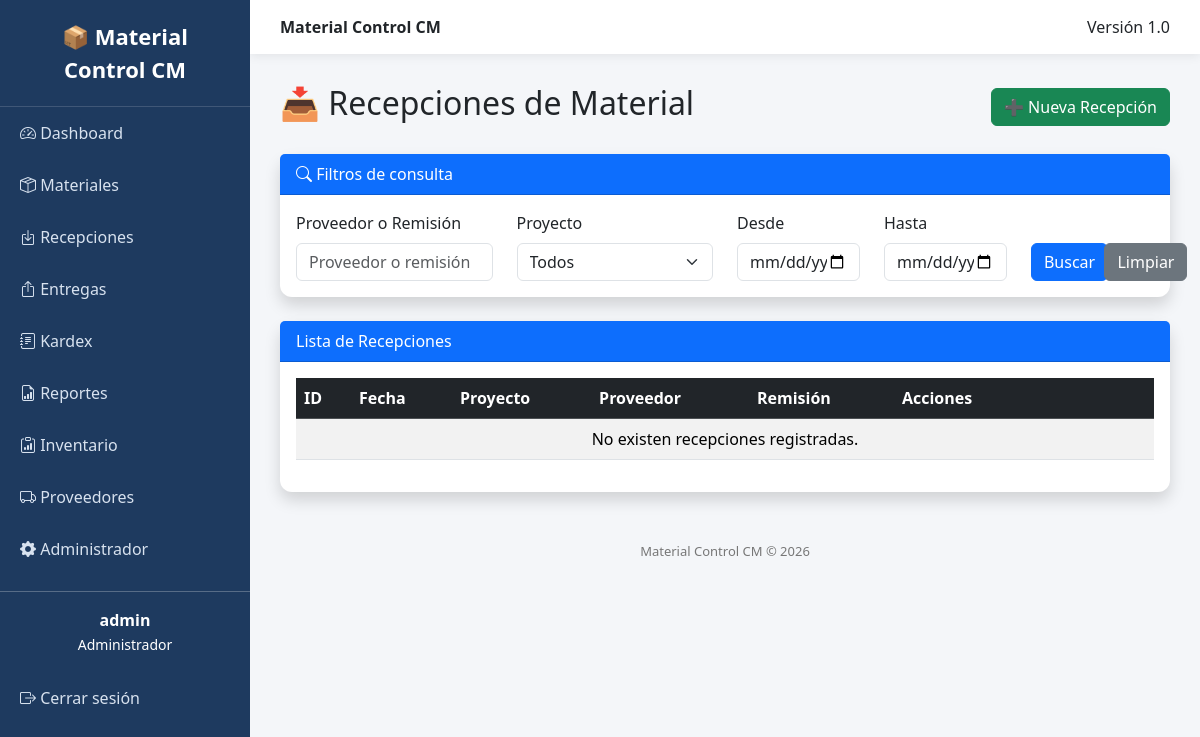
Page /recepciones/ (signed in) on the earlier database version.
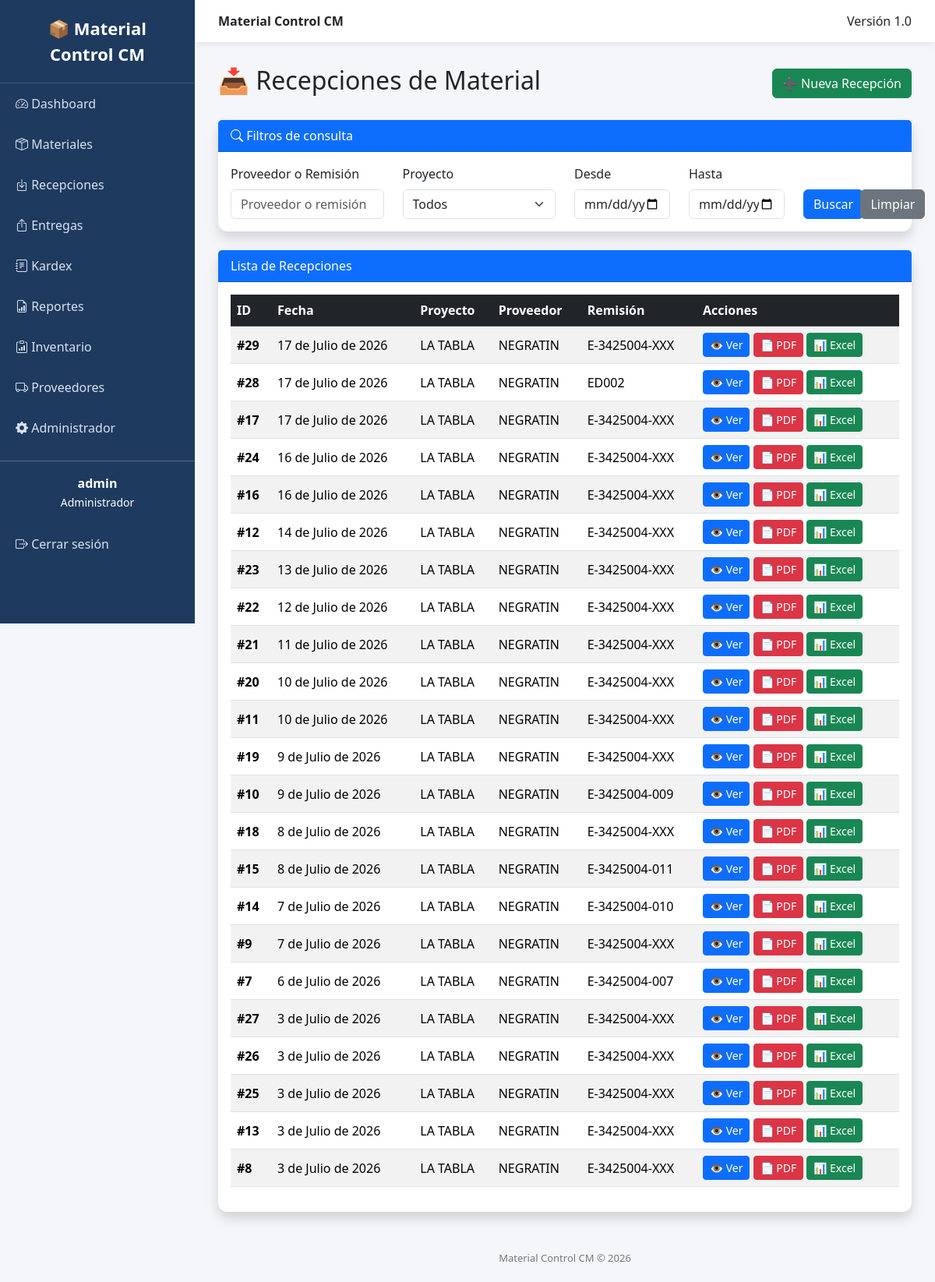
Same page on the later database version.
### inventory/models.py (models this page shows, shortened)
class Receipt(models.Model):
    proyecto = models.ForeignKey(
        Project,
        on_delete=models.CASCADE
    )
    proveedor = models.CharField(
        max_length=200
    )
    numero_remision = models.CharField(
        max_length=100
    )
    fecha = models.DateField()
    class Meta:
        ordering = ["-fecha", "-id"]
        verbose_name = "Recepción"
        verbose_name_plural = "Recepciones"

### projects/models.py (models this page shows)
class Project(models.Model):
    nombre = models.CharField(max_length=150)
    cliente = models.CharField(max_length=150)
    ubicacion = models.CharField(max_length=200)
    fecha_inicio = models.DateField()
    fecha_fin = models.DateField(null=True, blank=True)
    activo = models.BooleanField(default=True)
    def __str__(self):
        return self.nombre

### inventory/views.py (the view)
@consulta_required
def receipt_list(request):
    buscar = request.GET.get("buscar", "")
    proyecto = request.GET.get("proyecto", "")
    fecha_inicio = request.GET.get("fecha_inicio", "")
    fecha_fin = request.GET.get("fecha_fin", "")
    recepciones = Receipt.objects.all()
    if buscar:
        recepciones = recepciones.filter(
            Q(proveedor__icontains=buscar) |
            Q(numero_remision__icontains=buscar)
        )
    if proyecto:
        recepciones = recepciones.filter(
            proyecto_id=proyecto
        )
    if fecha_inicio:
        recepciones = recepciones.filter(
            fecha__gte=fecha_inicio
        )
    if fecha_fin:
        recepciones = recepciones.filter(
            fecha__lte=fecha_fin
        )
    from projects.models import Project
    proyectos = Project.objects.order_by("nombre")
    recepciones = recepciones.order_by(
        "-fecha",
        "-id"
    )
    return render(
        request,
        "inventory/list.html",
        {
            "recepciones": recepciones,
            "buscar": buscar,
            "proyectos": proyectos,
            "proyecto": proyecto,
            "fecha_inicio": fecha_inicio,
            "fecha_fin": fecha_fin,
        }
    )

### templates/inventory/list.html (shortened to what the changed rows need)
{% extends "base.html" %}
{% block content %}
<div class="d-flex justify-content-between align-items-center mb-4">
    <h2>📥 Recepciones de Material</h2>
</div>
<div class="card shadow">
    <div class="card-body">
        <table class="table table-hover table-striped align-middle">
            <thead class="table-dark">
                <tr>
                    <th>ID</th>
                    <th>Fecha</th>
                    <th>Proyecto</th>
                    <th>Proveedor</th>
                    <th>Remisión</th>
                    <th width="260">
                        Acciones
                    </th>
                </tr>
            </thead>
            <tbody>
            {% for recepcion in recepciones %}
                <tr>
                    <td>
                        <strong>
                            #{{ recepcion.id }}
                        </strong>
                    </td>
                    <td>
                        {{ recepcion.fecha }}
                    </td>
                    <td>
                        {{ recepcion.proyecto }}
                    </td>
                    <td>
                        {{ recepcion.proveedor }}
                    </td>
                    <td>
                        {{ recepcion.numero_remision }}
                    </td>
                    <td>
                        <a href="{% url 'receipt_detail' recepcion.id %}"
                           class="btn btn-primary btn-sm">
                            👁 Ver
                        </a>
                        <a href="{% url 'receipt_pdf' recepcion.id %}"
                           target="_blank"
                           class="btn btn-danger btn-sm">
                            📄 PDF
                        </a>
                        <a href="{% url 'receipt_excel' recepcion.id %}"
                           class="btn btn-success btn-sm">
                            📊 Excel
                        </a>
                    </td>
                </tr>
            {% empty %}
                <tr>
                    <td colspan="6"
                        class="text-center">
                        No existen recepciones registradas.
                    </td>
                </tr>
            {% endfor %}
            </tbody>
        </table>
    </div>
</div>
{% endblock %}

Differences in the rows shown:
added Receipt: id "29", fecha "17 de Julio de 2026", proyecto "LA TABLA", proveedor "NEGRATIN", numero_remision "E-3425004-XXX"
added Receipt: id "28", fecha "17 de Julio de 2026", proyecto "LA TABLA", proveedor "NEGRATIN", numero_remision "ED002"
added Receipt: id "17", fecha "17 de Julio de 2026", proyecto "LA TABLA", proveedor "NEGRATIN", numero_remision "E-3425004-XXX"
added Receipt: id "24", fecha "16 de Julio de 2026", proyecto "LA TABLA", proveedor "NEGRATIN", numero_remision "E-3425004-XXX"
added Receipt: id "16", fecha "16 de Julio de 2026", proyecto "LA TABLA", proveedor "NEGRATIN", numero_remision "E-3425004-XXX"
added Receipt: id "12", fecha "14 de Julio de 2026", proyecto "LA TABLA", proveedor "NEGRATIN", numero_remision "E-3425004-XXX"
added Receipt: id "23", fecha "13 de Julio de 2026", proyecto "LA TABLA", proveedor "NEGRATIN", numero_remision "E-3425004-XXX"
added Receipt: id "22", fecha "12 de Julio de 2026", proyecto "LA TABLA", proveedor "NEGRATIN", numero_remision "E-3425004-XXX"
added Receipt: id "21", fecha "11 de Julio de 2026", proyecto "LA TABLA", proveedor "NEGRATIN", numero_remision "E-3425004-XXX"
added Receipt: id "20", fecha "10 de Julio de 2026", proyecto "LA TABLA", proveedor "NEGRATIN", numero_remision "E-3425004-XXX"
added Receipt: id "11", fecha "10 de Julio de 2026", proyecto "LA TABLA", proveedor "NEGRATIN", numero_remision "E-3425004-XXX"
added Receipt: id "19", fecha "9 de Julio de 2026", proyecto "LA TABLA", proveedor "NEGRATIN", numero_remision "E-3425004-XXX"
added Receipt: id "10", fecha "9 de Julio de 2026", proyecto "LA TABLA", proveedor "NEGRATIN", numero_remision "E-3425004-009"
added Receipt: id "18", fecha "8 de Julio de 2026", proyecto "LA TABLA", proveedor "NEGRATIN", numero_remision "E-3425004-XXX"
added Receipt: id "15", fecha "8 de Julio de 2026", proyecto "LA TABLA", proveedor "NEGRATIN", numero_remision "E-3425004-011"
added Receipt: id "14", fecha "7 de Julio de 2026", proyecto "LA TABLA", proveedor "NEGRATIN", numero_remision "E-3425004-010"
added Receipt: id "9", fecha "7 de Julio de 2026", proyecto "LA TABLA", proveedor "NEGRATIN", numero_remision "E-3425004-XXX"
added Receipt: id "7", fecha "6 de Julio de 2026", proyecto "LA TABLA", proveedor "NEGRATIN", numero_remision "E-3425004-007"
added Receipt: id "27", fecha "3 de Julio de 2026", proyecto "LA TABLA", proveedor "NEGRATIN", numero_remision "E-3425004-XXX"
added Receipt: id "26", fecha "3 de Julio de 2026", proyecto "LA TABLA", proveedor "NEGRATIN", numero_remision "E-3425004-XXX"
added Receipt: id "25", fecha "3 de Julio de 2026", proyecto "LA TABLA", proveedor "NEGRATIN", numero_remision "E-3425004-XXX"
added Receipt: id "13", fecha "3 de Julio de 2026", proyecto "LA TABLA", proveedor "NEGRATIN", numero_remision "E-3425004-XXX"
added Receipt: id "8", fecha "3 de Julio de 2026", proyecto "LA TABLA", proveedor "NEGRATIN", numero_remision "E-3425004-XXX"
Other differences:
text no longer shown: "No existen recepciones registradas."
